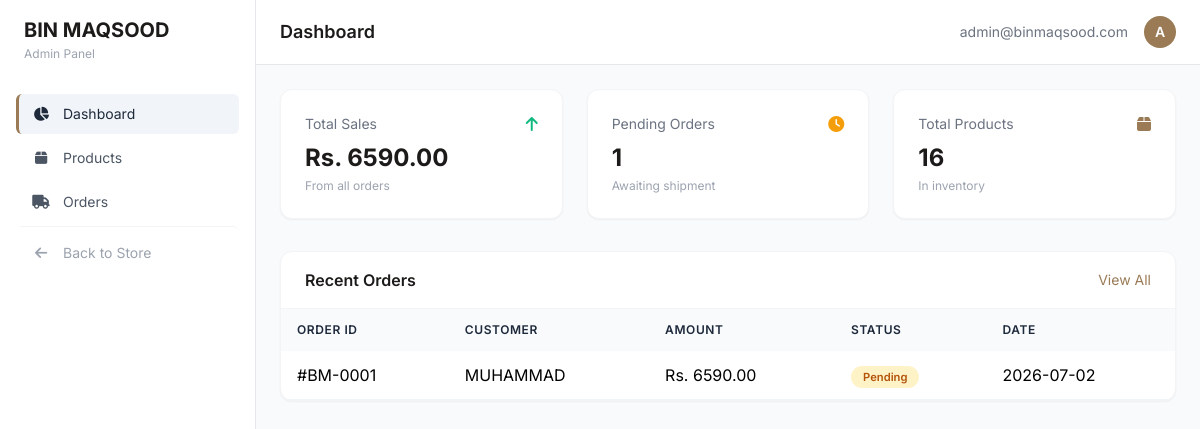
Before: /admin/dashboard with the older database file.
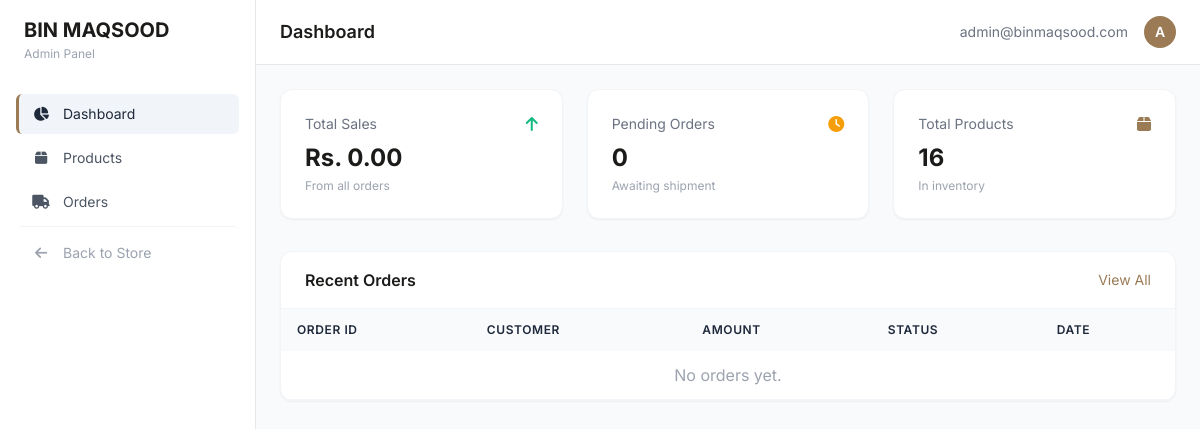
After: the same page with the newer database file.
### models.py (models this page shows)
class Order(db.Model):
    __tablename__ = 'orders'
    id = db.Column(db.Integer, primary_key=True)
    customer_id = db.Column(db.Integer, db.ForeignKey('customers.id'), nullable=False)
    total_amount = db.Column(db.Numeric(10, 2), nullable=False)
    payment_method = db.Column(db.String(20), nullable=False)  # COD, JazzCash, EasyPaisa
    order_status = db.Column(db.String(20), default='Pending')  # Pending, Shipped, Delivered
    created_at = db.Column(db.DateTime, default=datetime.utcnow)
    items = db.relationship('OrderItem', backref='order', lazy=True)

class Customer(db.Model):
    __tablename__ = 'customers'
    id = db.Column(db.Integer, primary_key=True)
    name = db.Column(db.String(100), nullable=False)
    whatsapp_number = db.Column(db.String(20), unique=True, nullable=False)
    address = db.Column(db.Text)
    city = db.Column(db.String(50))
    orders = db.relationship('Order', backref='customer', lazy=True)

### app.py (the view)
@app.route('/admin/dashboard')
def admin_dashboard():
    total_sales = db.session.query(db.func.sum(Order.total_amount)).scalar() or 0
    pending_orders = Order.query.filter_by(order_status='Pending').count()
    total_products = Product.query.count()
    recent_orders = Order.query.order_by(Order.created_at.desc()).limit(10).all()
    return render_template('admin/dashboard.html',
                           total_sales=total_sales,
                           pending_orders=pending_orders,
                           total_products=total_products,
                           recent_orders=recent_orders)

### app.py (called while the page is built)
@app.template_filter('pad')
def pad_filter(value, width=4, char='0'):
    return str(value).rjust(width, char)

### templates/admin/dashboard.html (shortened to what this page needs)
{% extends "admin/base.html" %}
{% block admin_header %}Dashboard{% endblock %}
{% block admin_content %}
<div class="grid grid-cols-1 sm:grid-cols-3 gap-6 mb-8">
    <div class="bg-white p-6 rounded-xl shadow-sm border border-gray-100">
        <div class="flex items-center justify-between">
            <span class="text-sm text-gray-500">Total Sales</span>
            <i class="fas fa-arrow-up text-emerald-500"></i>
        </div>
        <p class="text-2xl font-bold text-[#1C1B19] mt-2">Rs. {{ "%.2f"|format(total_sales|float) }}</p>
        <p class="text-xs text-gray-400 mt-1">From all orders</p>
    </div>
    <div class="bg-white p-6 rounded-xl shadow-sm border border-gray-100">
        <div class="flex items-center justify-between">
            <span class="text-sm text-gray-500">Pending Orders</span>
            <i class="fas fa-clock text-amber-500"></i>
        </div>
        <p class="text-2xl font-bold text-[#1C1B19] mt-2">{{ pending_orders }}</p>
        <p class="text-xs text-gray-400 mt-1">Awaiting shipment</p>
    </div>
    <div class="bg-white p-6 rounded-xl shadow-sm border border-gray-100">
        <div class="flex items-center justify-between">
            <span class="text-sm text-gray-500">Total Products</span>
            <i class="fas fa-box text-[#9A7B56]"></i>
        </div>
        <p class="text-2xl font-bold text-[#1C1B19] mt-2">{{ total_products }}</p>
        <p class="text-xs text-gray-400 mt-1">In inventory</p>
    </div>
</div>
<div class="bg-white rounded-xl shadow-sm border border-gray-100 overflow-hidden">
    <div class="px-6 py-4 border-b border-gray-100 flex items-center justify-between">
        <h3 class="font-semibold text-[#1C1B19]">Recent Orders</h3>
        <a href="/admin/orders" class="text-sm text-[#9A7B56] hover:underline">View All</a>
    </div>
    <table class="admin-table w-full">
        <thead>
            <tr>
                <th>Order ID</th>
                <th>Customer</th>
                <th>Amount</th>
                <th>Status</th>
                <th>Date</th>
            </tr>
        </thead>
        <tbody>
            {% for order in recent_orders %}
            <tr>
                <td>#BM-{{ order.id|pad(4, '0') }}</td>
                <td>{{ order.customer.name }}</td>
                <td>Rs. {{ "%.2f"|format(order.total_amount|float) }}</td>
                <td><span class="status-badge
                    {%- if order.order_status == 'Pending' %} status-pending
                    {%- elif order.order_status == 'Shipped' %} status-shipped
                    {%- elif order.order_status == 'Delivered' %} status-delivered
                    {%- endif %}">{{ order.order_status }}</span></td>
                <td>{{ order.created_at.strftime('%Y-%m-%d') }}</td>
            </tr>
            {% else %}
            <tr>
                <td colspan="5" class="text-center py-8 text-gray-400">No orders yet.</td>
            </tr>
            {% endfor %}
        </tbody>
    </table>
</div>
{% endblock %}

Changed rows visible on the page:
removed Order: id|pad "0001", customer.name "MUHAMMAD", total_amount "6590.00", order_status "Pending", created_at "2026-07-02"
Other visible differences:
{{ "%.2f"|format(total_sales|float) }}: "6590.00" → "0.00"
{{ pending_orders }}: "1" → "0"
text now shown: "No orders yet."
